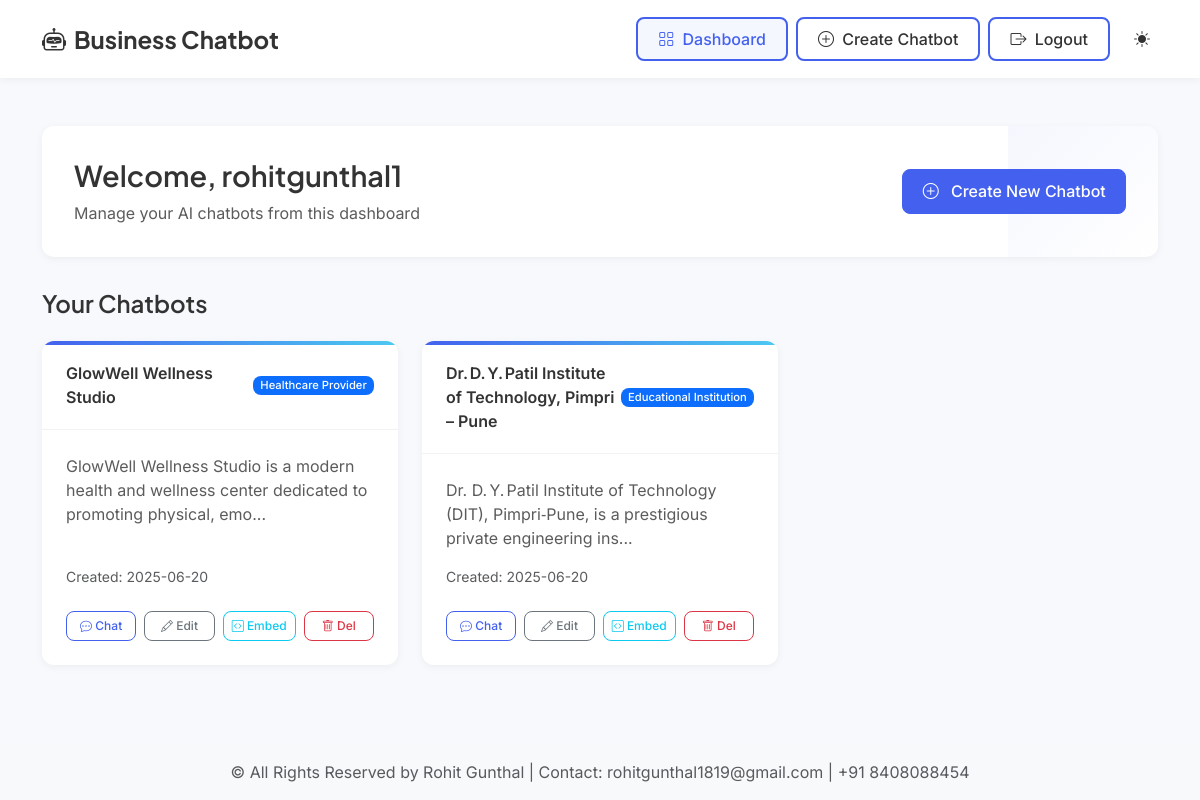
Page /dashboard (signed in) on the committed database.
### app.py (models this page shows, shortened)
class User(UserMixin, db.Model):
    id = db.Column(db.Integer, primary_key=True)
    username = db.Column(db.String(100), unique=True, nullable=False)
    email = db.Column(db.String(100), unique=True, nullable=False)
    password_hash = db.Column(db.String(200), nullable=False)
    created_at = db.Column(db.DateTime, default=datetime.utcnow)
    chatbots = db.relationship('BusinessConfig', backref='owner', lazy=True)

class BusinessConfig(db.Model):
    id = db.Column(db.Integer, primary_key=True)
    config_id = db.Column(db.String(50), unique=True, nullable=False)
    business_name = db.Column(db.String(100), nullable=False)
    business_type = db.Column(db.String(50))
    business_description = db.Column(db.Text)
    business_hours = db.Column(db.Text)
    services = db.Column(db.Text)
    location = db.Column(db.String(200))
    contact_info = db.Column(db.String(200))
    availability = db.Column(db.Text)
    booking_process = db.Column(db.Text)
    system_prompt = db.Column(db.Text)
    created_at = db.Column(db.DateTime, default=datetime.utcnow)
    user_id = db.Column(db.Integer, db.ForeignKey('user.id'), nullable=False)
    faqs = db.relationship('FAQ', backref='config', lazy=True, cascade="all, delete-orphan")

### app.py (the view)
@app.route('/dashboard')
@login_required
def dashboard():
    chatbots = BusinessConfig.query.filter_by(user_id=current_user.id).all()
    return render_template('dashboard.html', chatbots=chatbots)

### app.py (called while the page is built)
@login_manager.user_loader
def load_user(user_id):
    return User.query.get(int(user_id))

### templates/dashboard.html (shortened to what this page needs)
{% extends "base.html" %}
{% block content %}
<div class="container my-5">
    <div class="dashboard-header fade-in">
        <div class="row align-items-center dashboard-welcome">
            <div class="col-md-8">
                <h2>Welcome, {{ current_user.username }}</h2>
                <p>Manage your AI chatbots from this dashboard</p>
            </div>
            <div class="col-md-4 text-md-end">
                <a href="{{ url_for('admin') }}" class="btn btn-primary">
                    <i class="bi bi-plus-circle me-2"></i> Create New Chatbot
                </a>
            </div>
        </div>
    </div>
    <h4 class="mb-4">Your Chatbots</h4>
    {% if chatbots %}
        <div class="chatbot-grid fade-in">
            {% for chatbot in chatbots %}
                <div class="chatbot-card" style="animation-delay: {{ loop.index0 * 0.1 }}s;">
                    <div class="card-header d-flex justify-content-between align-items-center">
                        <span>{{ chatbot.business_name }}</span>
                        <span class="badge bg-primary">{{ chatbot.business_type }}</span>
                    </div>
                    <div class="card-body">
                        <p class="card-text">{{ chatbot.business_description[:100] + '...' if chatbot.business_description|length > 100 else chatbot.business_description }}</p>
                        <div class="d-flex justify-content-between align-items-center">
                            <small class="text-muted">Created: {{ chatbot.created_at.strftime('%Y-%m-%d') }}</small>
                        </div>
                        <div class="chatbot-actions">
                            <a href="{{ url_for('chat', config_id=chatbot.config_id) }}" class="btn btn-sm btn-outline-primary btn-icon" target="_blank">
                                <i class="bi bi-chat-dots"></i> Chat
                            </a>
                            <a href="{{ url_for('edit_chatbot', config_id=chatbot.config_id) }}" class="btn btn-sm btn-outline-secondary btn-icon">
                                <i class="bi bi-pencil"></i> Edit
                            </a>
                            <button type="button" class="btn btn-sm btn-outline-info btn-icon" data-bs-toggle="modal" data-bs-target="#embedModal{{ chatbot.id }}">
                                <i class="bi bi-code-square"></i> Embed
                            </button>
                            <button type="button" class="btn btn-sm btn-outline-danger btn-icon" data-bs-toggle="modal" data-bs-target="#deleteModal{{ chatbot.id }}">
                                <i class="bi bi-trash"></i> Del
                            </button>
                        </div>
                    </div>
                </div>
            {% endfor %}
        </div>
    {% endif %}
</div>
{% endblock %}

### templates/base.html (shortened to what this page needs)
<!DOCTYPE html>
<html lang="en">
<head>
    <link rel="stylesheet" href="https://cdn.jsdelivr.net/npm/bootstrap-icons@1.11.3/font/bootstrap-icons.min.css">
    <link href="https://cdn.jsdelivr.net/npm/bootstrap@5.3.2/dist/css/bootstrap.min.css" rel="stylesheet">
</head>
<body data-bs-theme="light">
    <nav class="navbar navbar-expand-lg">
        <div class="container">
            <a class="navbar-brand d-flex align-items-center" href="{{ url_for('index') }}">
                <i class="bi bi-robot me-2"></i>
                <span>Business Chatbot</span>
            </a>
            <div class="collapse navbar-collapse" id="navbarNav">
                <ul class="navbar-nav ms-auto align-items-center">
                    {% if current_user.is_authenticated %}
                        <li class="nav-item">
                            <a class="nav-link nav-btn {% if request.path == url_for('dashboard') %}active{% endif %}" href="{{ url_for('dashboard') }}">
                                <i class="bi bi-grid me-1"></i> Dashboard
                            </a>
                        </li>
                        <li class="nav-item">
                            <a class="nav-link nav-btn {% if request.path == url_for('admin') %}active{% endif %}" href="{{ url_for('admin') }}">
                                <i class="bi bi-plus-circle me-1"></i> Create Chatbot
                            </a>
                        </li>
                        <li class="nav-item">
                            <a class="nav-link nav-btn" href="{{ url_for('logout') }}">
                                <i class="bi bi-box-arrow-right me-1"></i> Logout
                            </a>
                        </li>
                    {% endif %}
                    <li class="nav-item ms-3 d-flex align-items-center theme-toggle-container">
                        <button class="theme-toggle" id="themeToggle">
                            <i class="bi bi-sun-fill" id="lightIcon"></i>
                        </button>
                    </li>
                </ul>
            </div>
        </div>
    </nav>
    <main class="flex-grow-1 page-transition">
        {% block content %}{% endblock %}
    </main>
    {% if request.endpoint != 'login' and request.endpoint != 'register' %}
    <footer class="footer mt-auto py-3 text-center {% if request.endpoint == 'index' %}footer-home{% else %}bg-light{% endif %}">
        <div class="container">
            <span class="text-muted">&copy; All Rights Reserved by Rohit Gunthal | Contact: rohitgunthal1819@gmail.com | +91 8408088454</span>
        </div>
    </footer>
    {% endif %}
</body>
</html>

### templates/base.html (style rules this page uses)
:root { --primary: #4361ee; --primary-light: #4895ef; --primary-dark: #3a0ca3; --secondary: #4cc9f0; --success: #2ec4b6; --danger: #e71d36; --warning: #ff9f1c; --info: #4361ee; --light: #f8f9fa; --dark: #212529; --body-bg: #f8f9fc; --body-color: #333; --card-bg: #ffffff; --card-border: rgba(0, 0, 0, 0.05); --input-bg: #ffffff; --input-border: #dee2e6; --navbar-bg: #ffffff; --navbar-color: #333; --footer-bg: #212529; --footer-color: #f8f9fa; --shadow-sm: 0 2px 8px rgba(0, 0, 0, 0.05); --shadow: 0 4px 12px rgba(0, 0, 0, 0.08); --shadow-lg: 0 8px 24px rgba(0, 0, 0, 0.12); --transition: all 0.2s ease-in-out; --border-radius-sm: 0.5rem; --border-radius: 0.75rem; --border-radius-lg: 1rem; }
body { font-family: 'Inter', sans-serif; background-color: var(--body-bg); color: var(--body-color); transition: var(--transition); min-height: 100vh; display: flex; flex-direction: column; }
h1, h2, h3, h4, h5, h6 { font-family: 'Plus Jakarta Sans', sans-serif; font-weight: 600; }
.navbar { background-color: var(--navbar-bg); box-shadow: var(--shadow-sm); padding: 1rem 0; transition: var(--transition); }
.navbar-brand { font-family: 'Plus Jakarta Sans', sans-serif; font-weight: 700; font-size: 1.5rem; color: var(--navbar-color) !important; }
.nav-link { font-weight: 500; color: var(--navbar-color) !important; padding: 0.5rem 1rem; border-radius: var(--border-radius-sm); transition: var(--transition); }
.nav-link:hover, .nav-link.active { color: var(--primary) !important; background-color: rgba(67, 97, 238, 0.05); }
.nav-btn { border: 2px solid var(--primary); border-radius: 8px; padding: 0.5rem 1.25rem !important; margin-left: 0.5rem; font-weight: 500; min-width: 100px; text-align: center; }
.btn { border-radius: var(--border-radius-sm); padding: 0.6rem 1.2rem; font-weight: 500; transition: var(--transition); }
.btn-primary { background-color: var(--primary); border-color: var(--primary); }
.btn-outline-primary { color: var(--primary); border-color: var(--primary); }
.badge { font-weight: 500; padding: 0.5em 0.75em; border-radius: var(--border-radius-sm); }
footer { background-color: var(--footer-bg); color: var(--footer-color); padding: 2rem 0; margin-top: auto; }
.theme-toggle { cursor: pointer; padding: 0.5rem; border-radius: 50%; display: flex; align-items: center; justify-content: center; transition: var(--transition); background-color: transparent; border: none; color: var(--navbar-color); }
.fade-in { animation: fadeIn 0.5s ease-in-out; }
.page-transition { animation: pageTransition 0.3s ease-in-out; }

### templates/dashboard.html (style rules this page uses)
.dashboard-header { background-color: var(--card-bg); padding: 2rem; border-radius: var(--border-radius); box-shadow: var(--shadow-sm); margin-bottom: 2rem; position: relative; overflow: hidden; }
.dashboard-header::after { content: ''; position: absolute; top: 0; right: 0; width: 150px; height: 100%; background: linear-gradient(135deg, rgba(67, 97, 238, 0.05) 0%, rgba(76, 201, 240, 0) 100%); border-radius: 0 var(--border-radius) var(--border-radius) 0; z-index: 0; }
.dashboard-welcome { position: relative; z-index: 1; }
.dashboard-welcome h2 { font-size: 1.8rem; margin-bottom: 0.5rem; }
.dashboard-welcome p { color: var(--body-color); opacity: 0.8; margin-bottom: 0; }
.chatbot-grid { display: grid; grid-template-columns: repeat(auto-fill, minmax(340px, 1fr)); gap: 1.5rem; }
.chatbot-card { background-color: var(--card-bg); border-radius: var(--border-radius); box-shadow: var(--shadow-sm); transition: var(--transition); height: 100%; display: flex; flex-direction: column; overflow: hidden; position: relative; }
.chatbot-card::before { content: ''; position: absolute; top: 0; left: 0; width: 100%; height: 4px; background: linear-gradient(to right, var(--primary), var(--secondary)); transition: var(--transition); }
.card-header { background-color: transparent; border-bottom: 1px solid var(--card-border); padding: 1.25rem 1.5rem; font-weight: 600; }
.card-body { padding: 1.5rem; flex-grow: 1; display: flex; flex-direction: column; }
.card-text { color: var(--body-color); opacity: 0.8; margin-bottom: 1rem; flex-grow: 1; }
.badge { font-size: 0.7rem; padding: 0.35em 0.65em; font-weight: 500; }
.chatbot-actions { margin-top: 1.5rem; display: flex; gap: 0.5rem; flex-wrap: nowrap; justify-content: space-between; width: 100%; }
.btn-sm { padding: 0.3rem 0.5rem; font-size: 0.75rem; white-space: nowrap; flex: 1; }
.btn-icon { display: inline-flex; align-items: center; justify-content: center; }
.btn-icon i { margin-right: 0.2rem; }

### rows in the picture
User: username "rohitgunthal1"
BusinessConfig: business_name "GlowWell Wellness Studio", business_type "Healthcare Provider", business_description "GlowWell Wellness Studio is a modern health and wellness center dedicated to promoting physical, emo...", created_at "2025-06-20"
BusinessConfig: business_name "Dr. D. Y. Patil Institute of Technology, Pimpri – Pune", business_type "Educational Institution", business_description "Dr. D. Y. Patil Institute of Technology (DIT), Pimpri‑Pune, is a prestigious private engineering ins...", created_at "2025-06-20"
